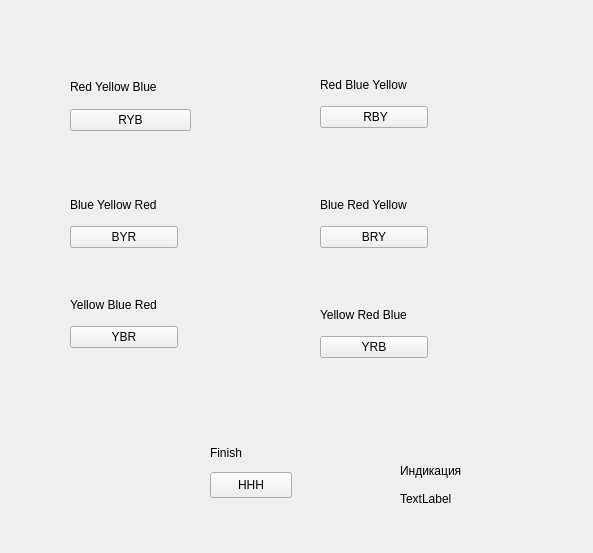
<?xml version="1.0" encoding="UTF-8"?>
<ui version="4.0">
 <class>Form</class>
 <widget class="QWidget" name="Form">
  <property name="geometry">
   <rect>
    <x>0</x>
    <y>0</y>
    <width>593</width>
    <height>553</height>
   </rect>
  </property>
  <property name="windowTitle">
   <string>Form</string>
  </property>
  <widget class="QWidget" name="layoutWidget">
   <property name="geometry">
    <rect>
     <x>70</x>
     <y>70</y>
     <width>121</width>
     <height>61</height>
    </rect>
   </property>
   <layout class="QVBoxLayout" name="verticalLayout">
    <item>
     <widget class="QLabel" name="labelRYB">
      <property name="text">
       <string>Red Yellow Blue</string>
      </property>
     </widget>
    </item>
    <item>
     <widget class="QPushButton" name="buttonRYB">
      <property name="text">
       <string>RYB</string>
      </property>
     </widget>
    </item>
   </layout>
  </widget>
  <widget class="QWidget" name="">
   <property name="geometry">
    <rect>
     <x>320</x>
     <y>300</y>
     <width>108</width>
     <height>58</height>
    </rect>
   </property>
   <layout class="QVBoxLayout" name="verticalLayout_2">
    <item>
     <widget class="QLabel" name="labelYRB">
      <property name="text">
       <string>Yellow Red Blue</string>
      </property>
     </widget>
    </item>
    <item>
     <widget class="QPushButton" name="buttonYRB">
      <property name="text">
       <string>YRB</string>
      </property>
     </widget>
    </item>
   </layout>
  </widget>
  <widget class="QWidget" name="">
   <property name="geometry">
    <rect>
     <x>210</x>
     <y>440</y>
     <width>82</width>
     <height>58</height>
    </rect>
   </property>
   <layout class="QVBoxLayout" name="verticalLayout_3">
    <item>
     <widget class="QLabel" name="labelHHH">
      <property name="text">
       <string>Finish</string>
      </property>
     </widget>
    </item>
    <item>
     <widget class="QPushButton" name="buttonHHH">
      <property name="maximumSize">
       <size>
        <width>16777215</width>
        <height>29</height>
       </size>
      </property>
      <property name="text">
       <string>HHH</string>
      </property>
     </widget>
    </item>
   </layout>
  </widget>
  <widget class="QWidget" name="">
   <property name="geometry">
    <rect>
     <x>320</x>
     <y>70</y>
     <width>108</width>
     <height>58</height>
    </rect>
   </property>
   <layout class="QVBoxLayout" name="verticalLayout_4">
    <item>
     <widget class="QLabel" name="labelRBY">
      <property name="text">
       <string>Red Blue Yellow</string>
      </property>
     </widget>
    </item>
    <item>
     <widget class="QPushButton" name="buttonRBY">
      <property name="text">
       <string> RBY</string>
      </property>
     </widget>
    </item>
   </layout>
  </widget>
  <widget class="QWidget" name="">
   <property name="geometry">
    <rect>
     <x>320</x>
     <y>190</y>
     <width>108</width>
     <height>58</height>
    </rect>
   </property>
   <layout class="QVBoxLayout" name="verticalLayout_5">
    <item>
     <widget class="QLabel" name="labelBRY">
      <property name="text">
       <string>Blue Red Yellow</string>
      </property>
     </widget>
    </item>
    <item>
     <widget class="QPushButton" name="buttonBRY">
      <property name="text">
       <string>BRY</string>
      </property>
     </widget>
    </item>
   </layout>
  </widget>
  <widget class="QWidget" name="">
   <property name="geometry">
    <rect>
     <x>70</x>
     <y>190</y>
     <width>108</width>
     <height>58</height>
    </rect>
   </property>
   <layout class="QVBoxLayout" name="verticalLayout_6">
    <item>
     <widget class="QLabel" name="labelBYR">
      <property name="text">
       <string>Blue Yellow Red</string>
      </property>
     </widget>
    </item>
    <item>
     <widget class="QPushButton" name="buttonBYR">
      <property name="text">
       <string>BYR</string>
      </property>
     </widget>
    </item>
   </layout>
  </widget>
  <widget class="QWidget" name="">
   <property name="geometry">
    <rect>
     <x>70</x>
     <y>290</y>
     <width>108</width>
     <height>58</height>
    </rect>
   </property>
   <layout class="QVBoxLayout" name="verticalLayout_7">
    <item>
     <widget class="QLabel" name="labelYBR">
      <property name="text">
       <string>Yellow Blue Red</string>
      </property>
     </widget>
    </item>
    <item>
     <widget class="QPushButton" name="buttonYBR">
      <property name="text">
       <string>YBR</string>
      </property>
     </widget>
    </item>
   </layout>
  </widget>
  <widget class="QWidget" name="">
   <property name="geometry">
    <rect>
     <x>400</x>
     <y>460</y>
     <width>80</width>
     <height>49</height>
    </rect>
   </property>
   <layout class="QVBoxLayout" name="verticalLayout_8">
    <item>
     <widget class="QLabel" name="label">
      <property name="text">
       <string>Индикация</string>
      </property>
     </widget>
    </item>
    <item>
     <widget class="QLabel" name="labelIND">
      <property name="text">
       <string>TextLabel</string>
      </property>
     </widget>
    </item>
   </layout>
  </widget>
 </widget>
 <resources/>
 <connections/>
</ui>
